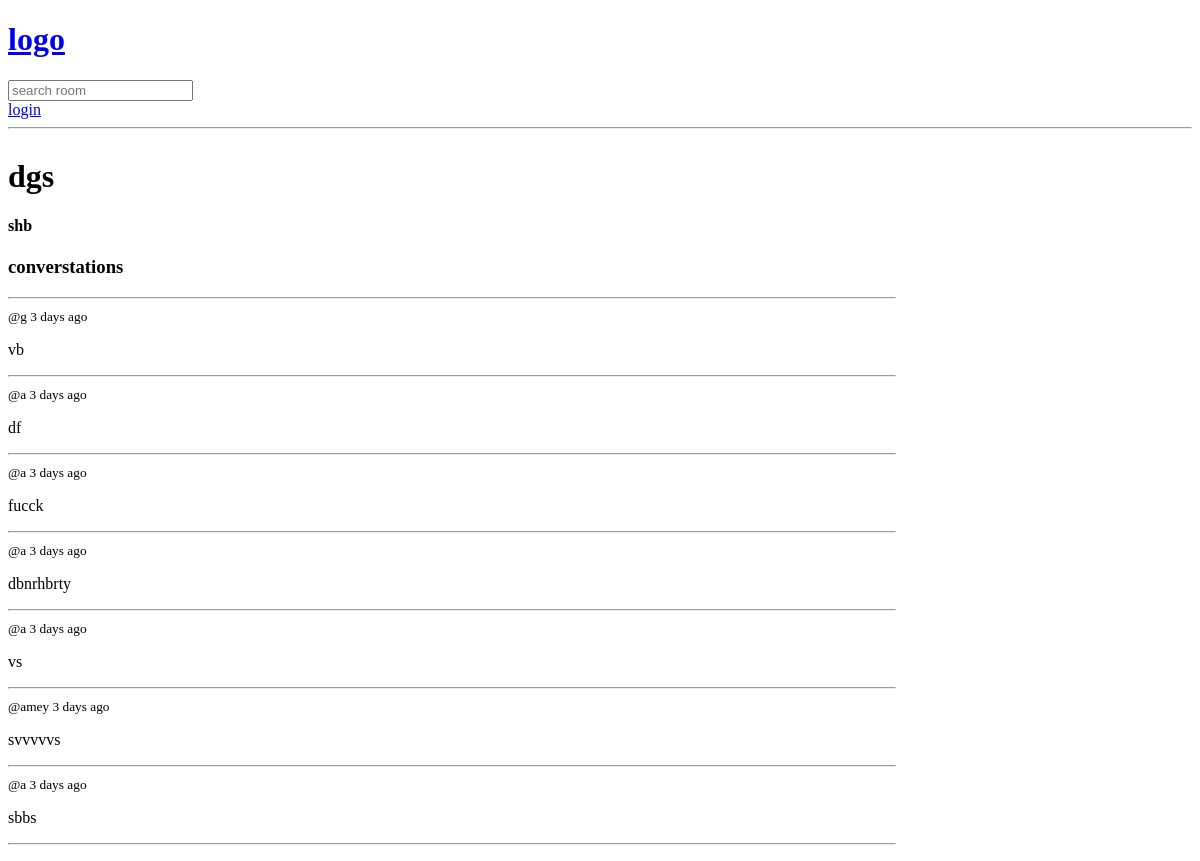
Before: /room/16/ with the older database file.
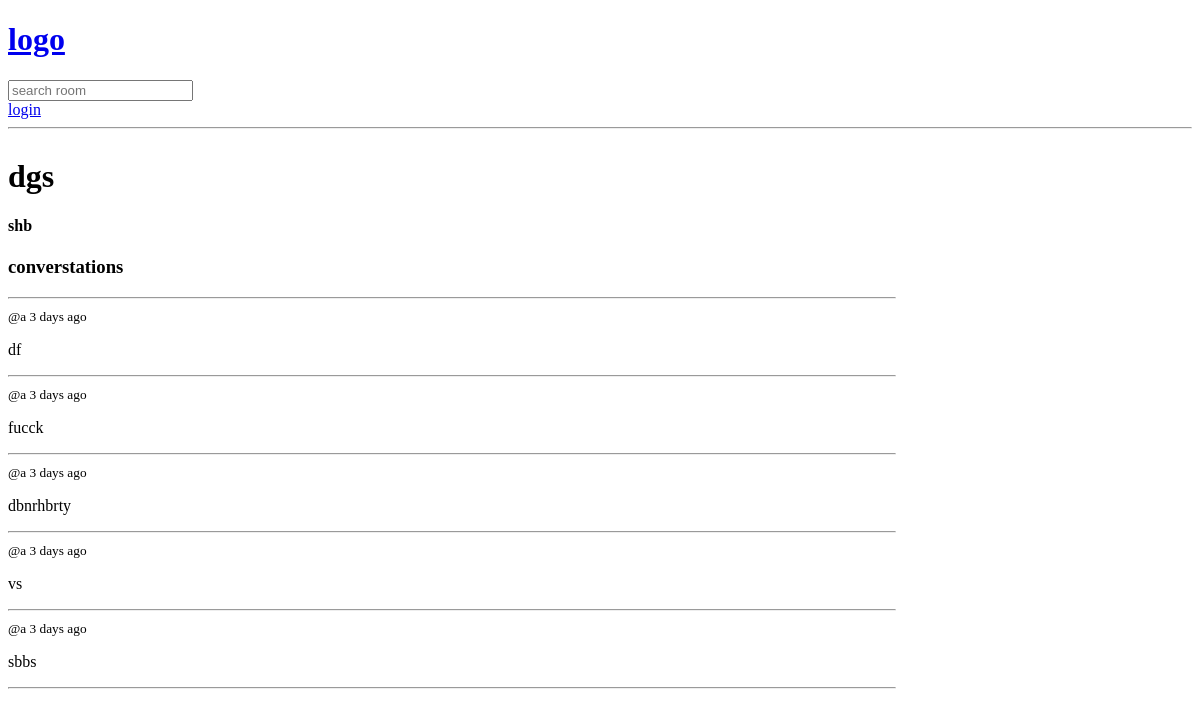
After: the same page with the newer database file.
### base/models.py (models this page shows, shortened)
class message(models.Model):
    user=models.ForeignKey(User,on_delete=models.CASCADE)
    room=models.ForeignKey(Room,on_delete=models.CASCADE)
    body=models.TextField()
    updated=models.DateTimeField(auto_now=True)
    created=models.DateTimeField(auto_now_add=True)
    class Meta:
        ordering=['-updated','-created']

### base/views.py (the view, shortened to what this page needs)
# urls.py: path('room/<str:pk>/',views.room,name='room'),
def room(request,pk):
    room=Room.objects.get(id=pk)
    room_messages=room.message_set.all().order_by('-created')#this give childeren of room tabel that is message table and all of these entrier in message table
    participants=room.participants.all()
    return render(request,'base/room.html',{'room':room,'room_messages':room_messages,'participants':participants})

### base/templates/base/room.html (shortened to what this page needs)
{% extends 'main.html'%}
{%block content%}
<div class="room-container">
    <div>
    <h1>{{room.name}}</h1>
    <h4>{{room.description}}</h4>
    <div class="comment-wrapper">
        <h3>converstations</h3>
        <hr>
        {%for message in room_messages%}
        <div>
            <small>@{{message.user}} {{message.created|timesince}} ago</small>
            <p>{{message.body}}</p>
        </div>
        <hr>
        {% endfor %}
    </div>
{%endblock content%}

Changed rows visible on the page:
removed message: user "g", created "3 days", body "vb"
removed message: user "amey", created "3 days", body "svvvvvs"
